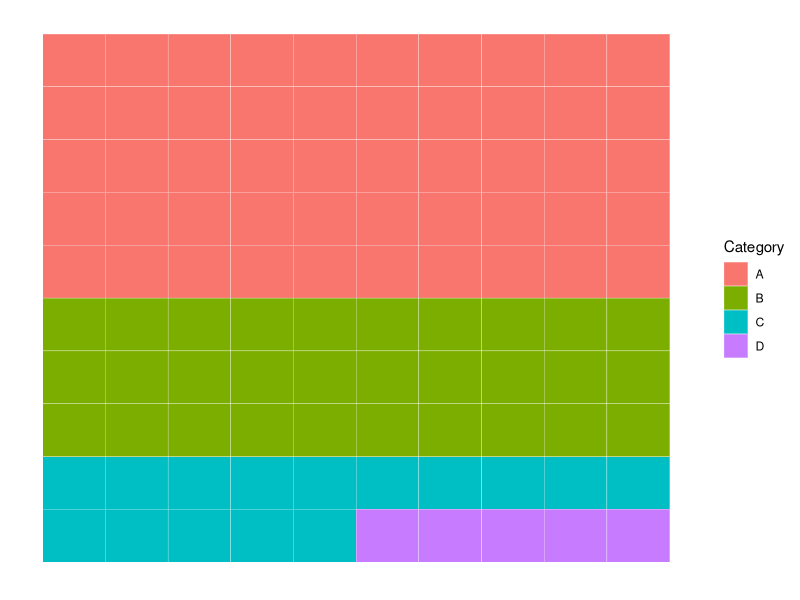
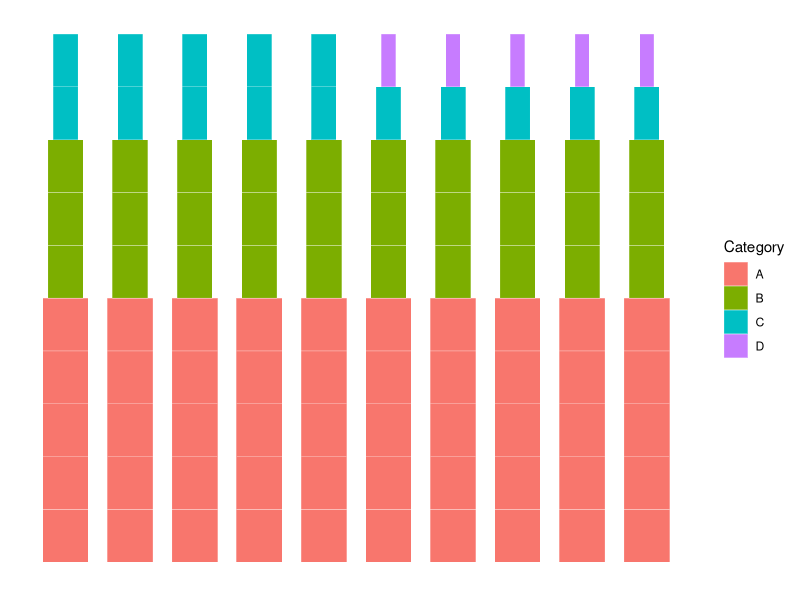
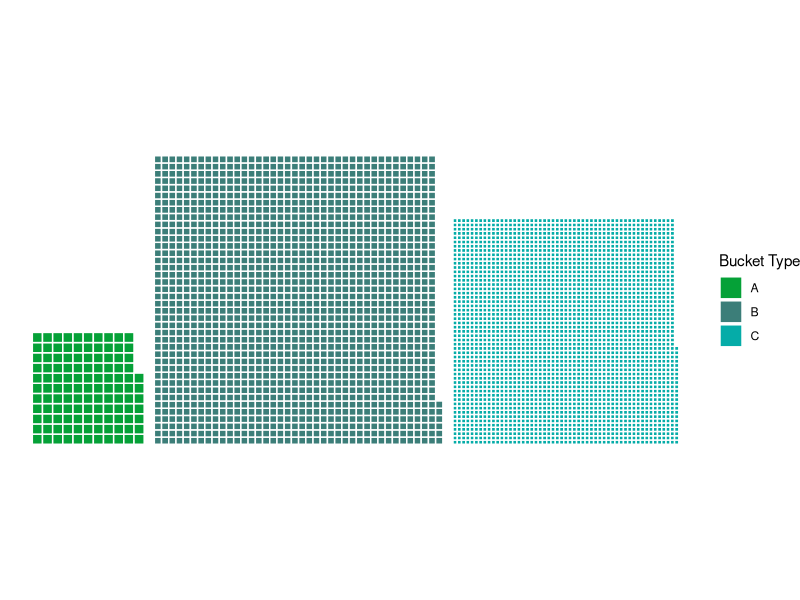
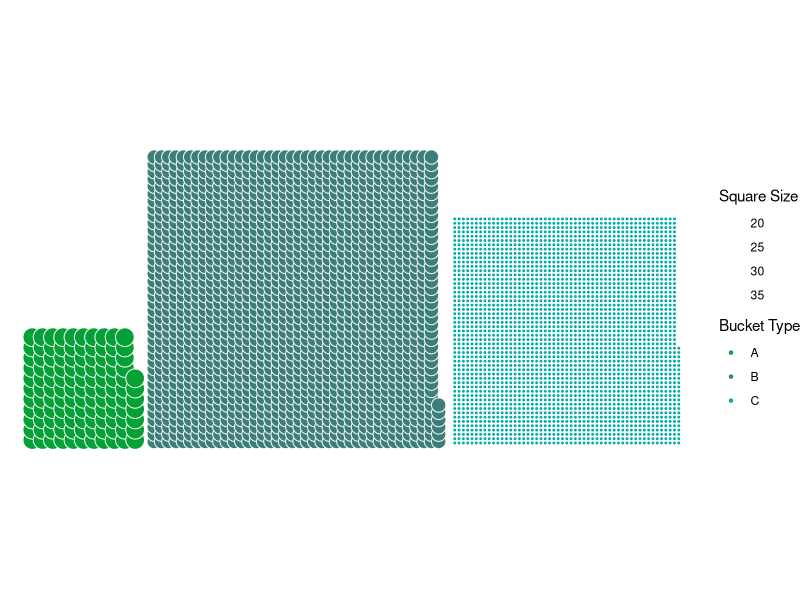
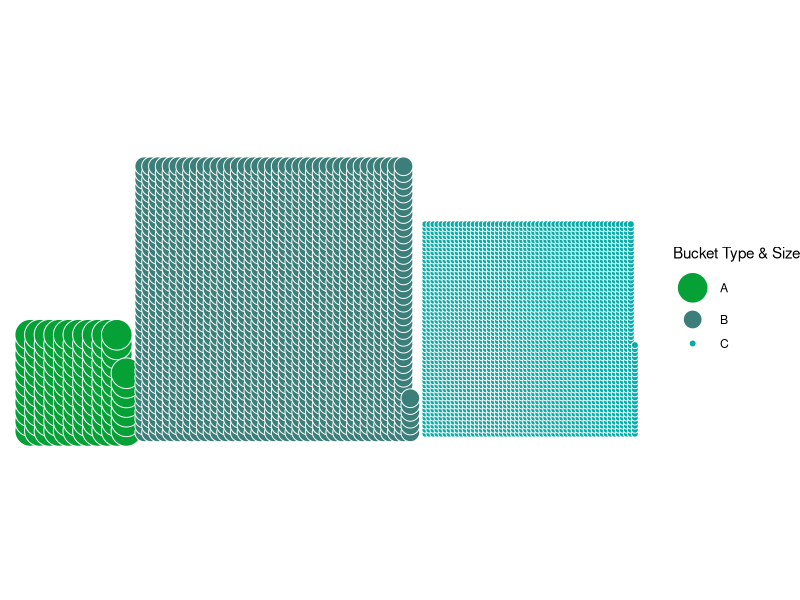
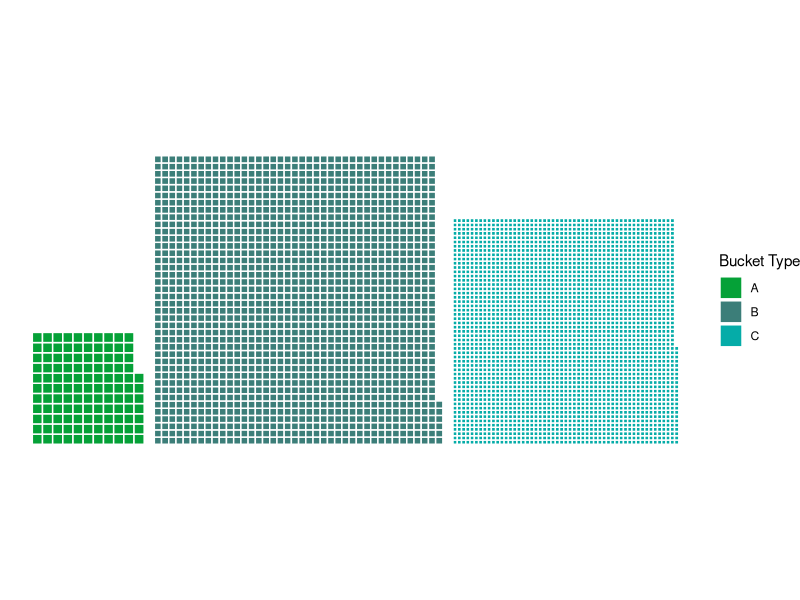
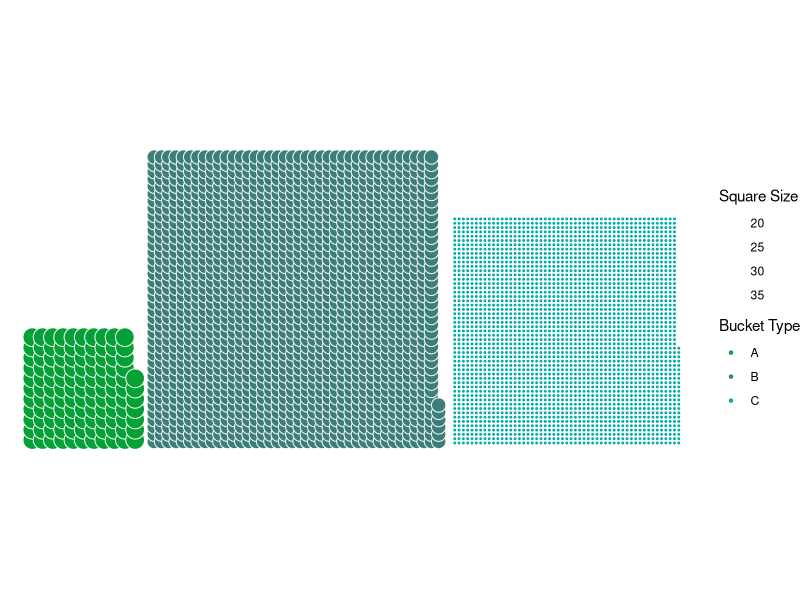
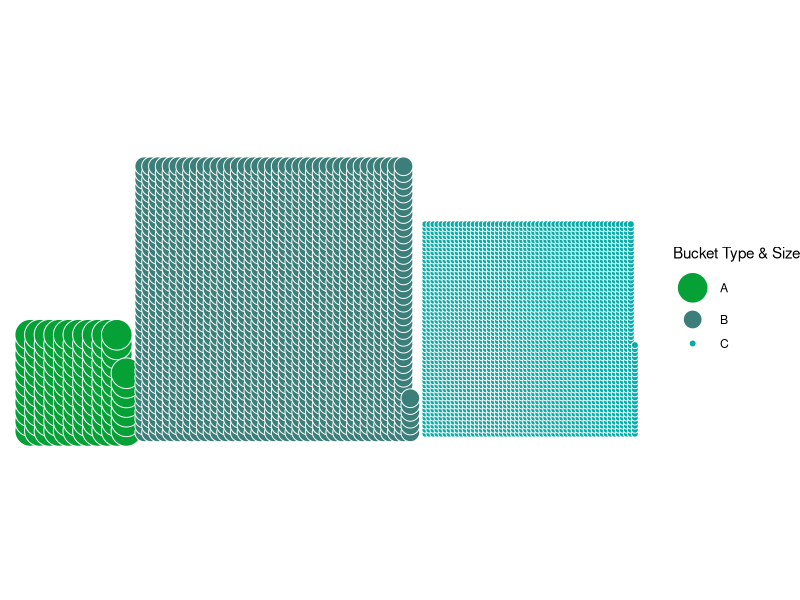

The R source for these figures, in order:
#Script to create a waffle chart where the size of the box and then number of the boxes is proportional to a data binding.
#Created by Dan Gunn
#2024

#libraries
library(tidyverse)

#First attemp
#dummy data
data <- data.frame(
  category = c("A", "B", "C", "D"),
  value = c(50, 30, 15, 5) # Proportions or sizes
)

# Normalize values to create proportional sizes
data <- data %>%
  mutate(
    proportion = value / sum(value),          # Calculate proportion
    num_tiles = round(proportion * 100)      # Scale to 100 total tiles
  )

# Generate grid data for the waffle chart
waffle_data <- data %>%
  uncount(num_tiles) %>% # Create a row for each tile
  mutate(
    row = rep(1:10, each = 10, length.out = n()),  # Set grid rows
    col = rep(1:10, times = 10, length.out = n()) # Set grid columns
  )

# Plot the waffle chart
ggplot(waffle_data, aes(x = col, y = row, fill = category)) +
  geom_tile(color = "white") +
  scale_y_reverse() +       # Flip Y-axis for typical waffle orientation
  theme_minimal() +
  theme(
    panel.grid = element_blank(),
    axis.text = element_blank(),
    axis.title = element_blank(),
    axis.ticks = element_blank()
  ) +
  labs(fill = "Category")  # Add legend for categories


# Add unequal tile sizes
waffle_data <- waffle_data %>%
  mutate(
    wproportion = value / sum(value),     # Calculate proportion
    width = sqrt(proportion),           # Map width to square root of proportion
    height = sqrt(proportion)  # Scale width relative to values
  )

#Strange result
ggplot(waffle_data, aes(x = col, y = row, fill = category)) +
  geom_tile(aes(width = width), color = "white") +
 # scale_y_reverse() +
  theme_minimal() +
  theme(
    panel.grid = element_blank(),
    axis.text = element_blank(),
    axis.title = element_blank(),
    axis.ticks = element_blank()
  ) +
  labs(fill = "Category")





# Input data
data2 <- data.frame(
  bucket_type = c("A", "B", "C"), #Category of bucket
  number = c(117, 1566, 2779),       # Number of buckets
  marbles = c(159000, 1071000, 663000), # Total marbles
  marbles_per_bucket = c(1358.97, 683.91, 238.57) # Marbles per bucket
)

#Calculate the size of each square
data2 <- data2 %>%
  mutate(
    square_size = sqrt(marbles / number)  # Size (width/height) of each square
  )

#Generate grid positions for each square
grid_data <- data2 %>%
  mutate(
    grid_size = ceiling(sqrt(number)),  # Precompute grid size
    square_positions = map(number, ~ tibble(
      x = rep(1:ceiling(sqrt(.x)), each = ceiling(sqrt(.x)))[1:.x],
      y = rep(1:ceiling(sqrt(.x)), times = ceiling(sqrt(.x)))[1:.x]
    ))
  ) %>%
  unnest(square_positions)  # Expand the list column into rows

# Step 3: Adjust positions for categories based on actual grid width
# Calculate the total grid width for each category
category_offsets <- data2 %>%
  mutate(
    grid_width = ceiling(sqrt(number)) * square_size,  # Total width of each category's grid
    x_offset = cumsum(lag(grid_width, default = 0) + max(square_size)), # Properly stagger categories
    y_offset = 0
  )

# Join offsets and resolve any potential duplicates
grid_data <- grid_data %>%
  left_join(category_offsets, by = "bucket_type") %>%
  mutate(
    square_size = coalesce(square_size.x, square_size.y),  # Resolve duplicated square_size
    x = (x - 1) * square_size + x_offset,                 # Scale and offset x
    y = (y - 1) * square_size + y_offset                  # Scale y
  ) %>%
  select(-square_size.x, -square_size.y)  # Remove duplicate columns

# Step 4: Add dimensions for `geom_rect`
grid_data <- grid_data %>%
  mutate(
    xmin = x,                   # Bottom-left x
    xmax = x + square_size,     # Top-right x
    ymin = y,                   # Bottom-left y
    ymax = y + square_size      # Top-right y
  )

custom_colors <- c("A" = "#05A137", # Red for A
                   "B" = "#3C7E79", # Blue for B
                   "C" = "#05ACA8") # Green for C

# Step 5: Plot the waffle chart
ggplot(grid_data) +
  geom_rect(
    aes(
      xmin = xmin,
      xmax = xmax,
      ymin = ymin,
      ymax = ymax,
      fill = bucket_type
    ),
    color = "white"
  ) +
  scale_fill_manual(values = custom_colors) +  # Apply custom colors
  coord_fixed() +  # Keep square proportions
  theme_void() +   # Clean up the plot
  #theme(legend.position = "none") +   
  labs(fill = "Bucket Type")  # Add legend

#save
if (!dir.exists("charts")) dir.create("charts")  # Ensure the directory exists
ggsave(
  filename = "charts/waffle_chart.svg",   # Output file name
  plot = last_plot(),                    # Plot to save
  device = "svg",                        # Specify SVG as the device
  width = 10,                            # Width of the output file (in inches)
  height = 7                             # Height of the output file (in inches)
)



# Now with CIRCLES!
ggplot(grid_data) +
  geom_point(
    aes(
      x = x + square_size / 2,  # Center x for circles
      y = y + square_size / 2,  # Center y for circles
      size = square_size,       # Map size to square_size
      fill = bucket_type        # Map fill color to bucket_type
    ),
    color = "white",            # Border color for the points
    shape = 21                  # Circle shape with a fill
  ) +
  scale_fill_manual(values = custom_colors) +  # Map custom colors to bucket_type
  coord_fixed() +                              # Ensure equal aspect ratio
  theme_void() +                               # Clean up the plot
  theme(legend.position = "right") +           # Place the legend (or remove if not needed)
  labs(fill = "Bucket Type",                   # Add legend title
       size = "Square Size")                   # Optional: add legend for size


#save
if (!dir.exists("charts")) dir.create("charts")  # Ensure the directory exists
ggsave(
  filename = "charts/circle_waffle_chart.svg",   # Output file name
  plot = last_plot(),                    # Plot to save
  device = "svg",                        # Specify SVG as the device
  width = 10,                            # Width of the output file (in inches)
  height = 7                             # Height of the output file (in inches)
)


# Normalize the square_size for the plot
grid_data <- grid_data %>%
  mutate(
    scaled_size = scales::rescale(square_size, to = c(2, 10))  # Scale sizes to a visual range
  )

# Compute representative sizes for the legend
legend_sizes <- grid_data %>%
  group_by(bucket_type) %>%
  summarize(
    legend_size = mean(scaled_size),  # Use the scaled size for the legend
    .groups = "drop"
  )

# Plot with fixed scaling
ggplot(grid_data) +
  geom_point(
    aes(
      x = x + square_size / 2,  # Center x for circles
      y = y + square_size / 2,  # Center y for circles
      size = scaled_size,       # Use scaled sizes for the plot
      fill = bucket_type        # Map fill to bucket_type
    ),
    color = "white",            # Border color for the points
    shape = 21                  # Circle shape with a fill
  ) +
  scale_fill_manual(
    values = custom_colors,     # Map colors to bucket_type
    guide = "legend"            # Ensure the fill legend is included
  ) +
  scale_size_identity() +        # Use literal values for size
  guides(
    fill = guide_legend(
      override.aes = list(
        size = legend_sizes$legend_size  # Use the scaled sizes in the legend
      ),
      title = "Bucket Type & Size"
    )
  ) +
  coord_fixed() +                # Keep proportions
  theme_void() +                 # Simplify the plot
  theme(legend.position = "right") +  # Position legend
  labs(fill = "Bucket Type & Size")   # Unified legend title

#save
if (!dir.exists("charts")) dir.create("charts")  # Ensure the directory exists
ggsave(
  filename = "charts/circle_waffle_chart.svg",   # Output file name
  plot = last_plot(),                    # Plot to save
  device = "svg",                        # Specify SVG as the device
  width = 10,                            # Width of the output file (in inches)
  height = 7                             # Height of the output file (in inches)
)
